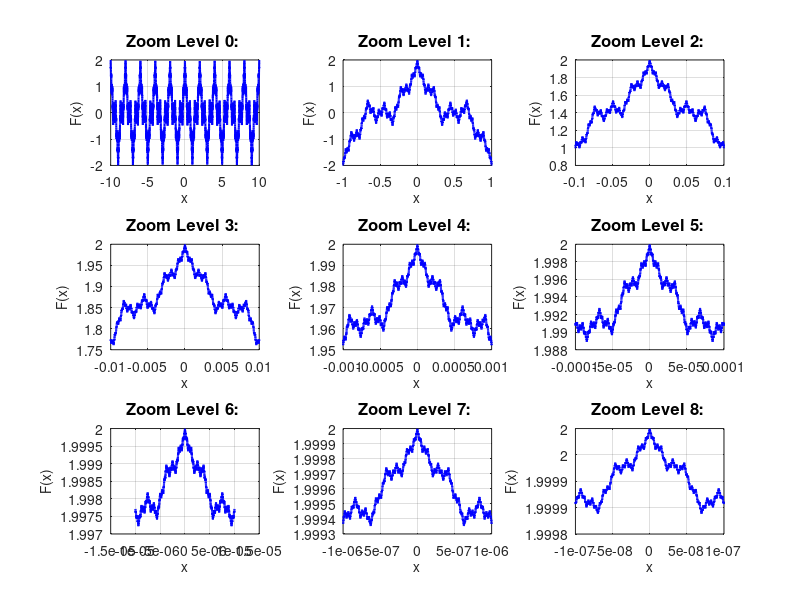

Source code (MATLAB):
clc;
clear;
close all;

% Parameters for the Weierstrass function
a = 0.5;      % Convergence parameter (0 < a < 1)
b = 3;        % Frequency parameter (b > 1, typically an odd integer)
n_max = 200;  % Number of terms in the series

% Verify the condition ab > 1 + (3/(2*pi)) to ensure non-differentiability
if a * b <= 1 + (3/(2*pi))
    error('Parameters do not satisfy the condition ab > 1 + (3/(2*pi)). Please choose different a and b.');
end

% Define zoom levels: 0 to 8 (total 9 subplots)
num_zoom_levels = 8;
total_plots = num_zoom_levels + 1;

% Precompute a^n and b^n up to n_max to improve efficiency
n = 0:n_max;
a_n = a.^n;
b_n = b.^n;

% Initialize figure
figure('Color', 'w', 'Name', 'Weierstrass Function with Successive Zoom-Ins');

% Define a maximum threshold for b^n * pi * x to prevent numerical overflow
threshold = 1e6;

% Loop over each zoom level
for zoom = 0:num_zoom_levels
    % Calculate the scaling factor for the current zoom level
    scale = 10^zoom;
    
    % Define the range for x by reducing the interval by a factor of 10 each zoom
    x_min = -10/scale;
    x_max = 10/scale;
    
    % Define the number of points in the x-axis
    num_points = 10000;  % You can adjust this for higher/lower resolution
    
    % Create the x vector
    x = linspace(x_min, x_max, num_points);
    
    % Initialize the Weierstrass function values to zero
    W = zeros(size(x));
    
    % Compute the Weierstrass function
    for idx = 1:length(n)
        current_n = n(idx);
        current_a_n = a_n(idx);
        current_b_n = b_n(idx);
        
        % Compute the argument for the cosine function
        argument = current_b_n * pi * x;
        
        % Identify elements where |argument| exceeds the threshold
        valid = abs(argument) <= threshold;
        
        % Compute the term only for valid elements to prevent numerical issues
        term = zeros(size(x));
        term(valid) = current_a_n * cos(argument(valid));
        
        % Add the term to the Weierstrass function
        W = W + term;
        
        % Optional: Display progress every 50 iterations
        if mod(current_n, 50) == 0
            fprintf('Zoom Level %d: n = %d/%d\n', zoom, current_n, n_max);
        end
    end
    
    % Create subplot indices (arranged row-wise)
    subplot_rows = 3;
    subplot_cols = 3;
    subplot_idx = zoom + 1;
    
    % Create subplot
    subplot(subplot_rows, subplot_cols, subplot_idx);
    plot(x, W, 'b', 'LineWidth', 1.5);
    xlabel('x', 'FontSize', 10);
    ylabel('F(x)', 'FontSize', 10);
    
    % Title indicating the zoom level
    title(sprintf('Zoom Level %d: ', zoom), 'FontSize', 12);

    
    % Enable grid and adjust axis
    grid on;
    % axis tight;
end

